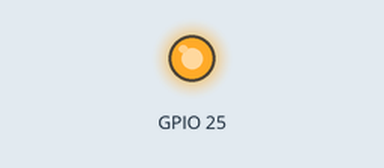
A program run on a simulated Raspberry Pi (BCM pin numbers). Shown: output pins drawn as LEDs (lit = HIGH). What the program prints to the terminal is not drawn. At 3.0 s the program stops and its outputs stay as they are.

Above: at 0.1 s.
At 3.1 s:
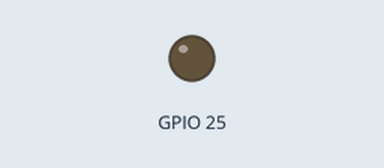
Timing chart, 0 to 4.5 s (numbered marks = the images above):
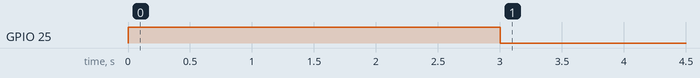

The program:

gpio.py
```python
#!/usr/bin/env python

import RPi.GPIO as GPIO
import time


def main():

    print "executing script"

    # tell the GPIO module that we want
    # to use the chip's pin numbering scheme
    GPIO.setmode(GPIO.BCM)
    # setup pin 25 as an output
    GPIO.setup(25,GPIO.OUT)

    # turn pin on
    GPIO.output(25,True)
    # sleep for 3 seconds
    time.sleep(3)
    # turn the pin off
    GPIO.output(25,False)

    GPIO.cleanup()

if __name__=="__main__":
    main()
```

Measured:
- by itself, GPIO 25: LOW → HIGH at 0.00 s, → LOW 3.0 s later
